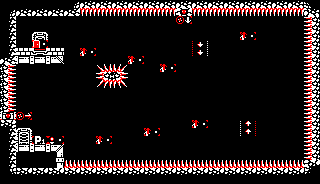

A level layout from a 2D game, rendered from its tile map. Below: a short description, then the map file with its tile-grid data intact:
An orthogonal 20x23 tile map with 16x8 px tiles, 1 tile layer (Map Layer).

<map version="1.10" tiledversion="1.11.2" orientation="orthogonal" renderorder="right-down" width="20" height="23" tilewidth="16" tileheight="8" infinite="0" nextlayerid="2" nextobjectid="1">
 <tileset firstgid="1" source="AllPatterns.tsx" />
 <layer id="1" name="Map Layer" width="20" height="23">
  <data encoding="csv">
1,1,1,1,15,31,31,31,31,31,31,31,31,31,31,31,31,31,31,14,
15,31,31,31,11,40,40,40,40,40,40,33,40,40,40,40,40,40,40,10,
7,1,1,1,1,1,1,1,1,1,1,83,1,1,1,1,1,1,1,41,
7,1,1,1,1,1,1,1,1,1,1,1,1,1,1,1,1,1,1,41,
7,1,5,1,1,1,1,1,1,1,1,1,1,1,1,95,1,1,1,41,
7,1,94,1,1,1,1,1,1,1,1,1,47,1,1,1,1,1,1,41,
7,16,32,16,1,95,1,1,1,1,1,1,47,1,1,1,1,1,1,41,
11,18,18,28,1,1,1,1,95,1,1,1,1,1,1,1,1,1,1,41,
42,1,1,1,1,1,43,44,1,1,95,1,1,1,1,1,1,1,1,41,
42,1,1,1,1,1,41,42,1,1,1,1,1,1,1,1,1,1,1,41,
42,1,1,1,1,1,45,46,1,1,1,1,1,1,1,1,1,1,1,41,
42,1,1,1,1,1,1,1,1,1,1,1,1,1,1,1,1,1,1,41,
42,1,1,1,1,1,1,1,1,1,1,1,1,1,1,1,1,1,1,41,
42,1,1,1,1,1,1,1,1,1,1,1,1,1,1,1,1,1,1,41,
34,82,1,1,1,1,1,1,1,1,1,1,1,1,1,1,1,1,1,41,
9,1,1,1,1,1,1,1,1,1,1,1,95,1,1,48,1,1,1,41,
7,5,1,1,1,1,1,1,1,95,1,1,1,1,1,48,1,1,1,41,
7,4,101,93,1,1,95,1,1,1,1,1,1,1,1,1,1,1,1,41,
7,18,18,19,1,1,1,1,1,1,1,1,1,1,1,1,1,1,1,41,
7,1,1,22,1,1,1,1,1,1,1,1,1,1,1,1,1,1,1,41,
7,1,1,25,39,39,39,39,39,39,39,39,39,39,39,39,39,39,39,8,
13,30,30,30,30,30,30,30,30,30,30,30,30,30,30,30,30,30,30,12,
1,1,1,1,1,1,1,1,1,1,1,1,1,1,1,1,1,1,1,1
</data>
 </layer>
</map>
